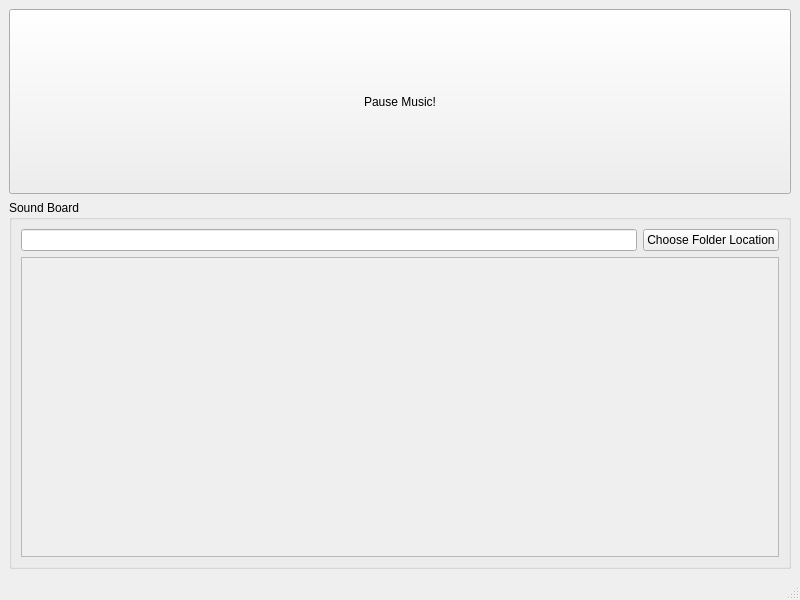
<?xml version="1.0" encoding="UTF-8"?>
<ui version="4.0">
 <class>MainWindow</class>
 <widget class="QMainWindow" name="MainWindow">
  <property name="geometry">
   <rect>
    <x>0</x>
    <y>0</y>
    <width>800</width>
    <height>600</height>
   </rect>
  </property>
  <property name="windowTitle">
   <string>MainWindow</string>
  </property>
  <widget class="QWidget" name="centralwidget">
   <layout class="QVBoxLayout" name="verticalLayout">
    <item>
     <widget class="QPushButton" name="pauseButton">
      <property name="sizePolicy">
       <sizepolicy hsizetype="Minimum" vsizetype="Minimum">
        <horstretch>0</horstretch>
        <verstretch>1</verstretch>
       </sizepolicy>
      </property>
      <property name="text">
       <string>Pause Music!</string>
      </property>
     </widget>
    </item>
    <item>
     <widget class="QGroupBox" name="groupBox">
      <property name="sizePolicy">
       <sizepolicy hsizetype="Preferred" vsizetype="Preferred">
        <horstretch>0</horstretch>
        <verstretch>2</verstretch>
       </sizepolicy>
      </property>
      <property name="title">
       <string>Sound Board</string>
      </property>
      <layout class="QVBoxLayout" name="verticalLayout_2">
       <item>
        <widget class="QWidget" name="widget" native="true">
         <property name="sizePolicy">
          <sizepolicy hsizetype="Preferred" vsizetype="Maximum">
           <horstretch>0</horstretch>
           <verstretch>0</verstretch>
          </sizepolicy>
         </property>
         <layout class="QHBoxLayout" name="horizontalLayout">
          <property name="leftMargin">
           <number>0</number>
          </property>
          <property name="topMargin">
           <number>0</number>
          </property>
          <property name="rightMargin">
           <number>0</number>
          </property>
          <property name="bottomMargin">
           <number>0</number>
          </property>
          <item>
           <widget class="QLineEdit" name="soundsFolderEdit">
            <property name="enabled">
             <bool>true</bool>
            </property>
            <property name="readOnly">
             <bool>true</bool>
            </property>
           </widget>
          </item>
          <item>
           <widget class="QPushButton" name="soundsFolderButton">
            <property name="text">
             <string>Choose Folder Location</string>
            </property>
           </widget>
          </item>
         </layout>
        </widget>
       </item>
       <item>
        <widget class="QScrollArea" name="soundsArea">
         <property name="widgetResizable">
          <bool>true</bool>
         </property>
         <widget class="QWidget" name="soundsAreaContent">
          <property name="geometry">
           <rect>
            <x>0</x>
            <y>0</y>
            <width>760</width>
            <height>293</height>
           </rect>
          </property>
          <layout class="QGridLayout" name="soundsAreaLayout"/>
         </widget>
        </widget>
       </item>
      </layout>
     </widget>
    </item>
   </layout>
  </widget>
  <widget class="QMenuBar" name="menubar">
   <property name="geometry">
    <rect>
     <x>0</x>
     <y>0</y>
     <width>800</width>
     <height>21</height>
    </rect>
   </property>
  </widget>
  <widget class="QStatusBar" name="statusbar"/>
 </widget>
 <resources/>
 <connections/>
</ui>
